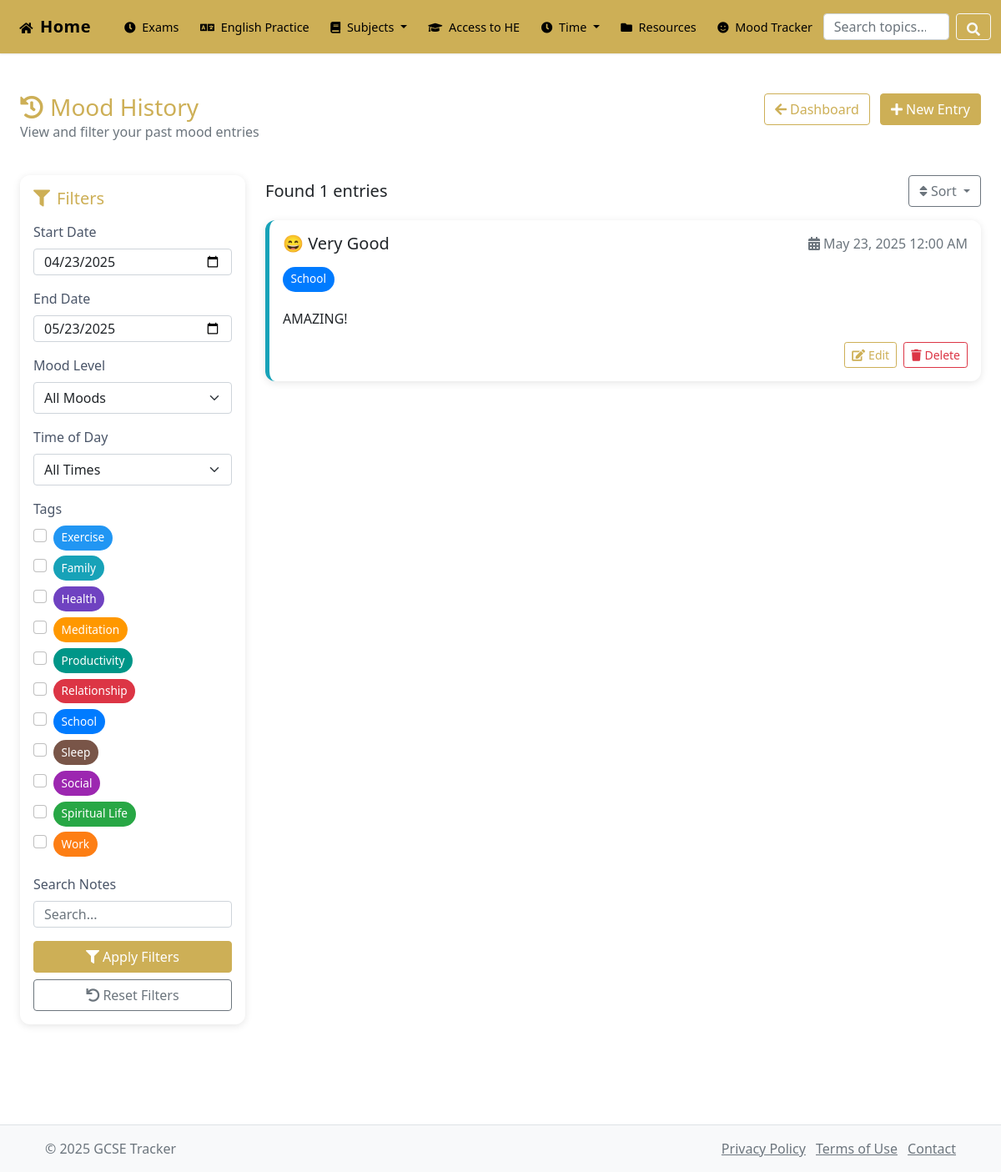
/pages/mood_tracking/history.php, run on the app's committed database.
### tables this page shows
CREATE TABLE `mood_tags` (
  `id` int(11) NOT NULL,
  `name` varchar(50) NOT NULL,
  `category` varchar(50) DEFAULT NULL,
  `color` varchar(7) DEFAULT '#6c757d',
  `created_at` timestamp NOT NULL DEFAULT current_timestamp()
);

CREATE TABLE `mood_entries` (
  `id` int(11) NOT NULL,
  `date` datetime NOT NULL DEFAULT current_timestamp(),
  `mood_level` tinyint(1) NOT NULL COMMENT 'Scale of 1-5 (1=very low, 5=very high)',
  `notes` text DEFAULT NULL,
  `created_at` timestamp NOT NULL DEFAULT current_timestamp(),
  `updated_at` timestamp NOT NULL DEFAULT current_timestamp() ON UPDATE current_timestamp()
);

### pages/mood_tracking/includes/functions.php (called while the page is built, shortened)
<?php
require_once $_SERVER['DOCUMENT_ROOT'] . '/config/db_connect.php';
function getMoodEntries($start_date = null, $end_date = null, $mood_level = null, $tag_ids = [], $time_of_day = null, $search = null) {
    global $conn;
    try {
        $query = "SELECT DISTINCT m.* FROM mood_entries m";
        $query .= " WHERE 1=1";
        $params = [];
        $types = "";
        if ($start_date) {
            $query .= " AND DATE(m.date) >= ?";
            $params[] = $start_date;
            $types .= "s";
        }
        if ($end_date) {
            $query .= " AND DATE(m.date) <= ?";
            $params[] = $end_date;
            $types .= "s";
        }
        $query .= " ORDER BY m.date DESC";
        $stmt = $conn->prepare($query);
        if (!empty($params)) {
            $stmt->bind_param($types, ...$params);
        }
        $stmt->execute();
        $result = $stmt->get_result();
        $mood_entries = [];
        while ($entry = $result->fetch_assoc()) {
            $tag_query = "SELECT t.*
                         FROM mood_tags t
                         JOIN mood_entry_tags met ON t.id = met.tag_id
                         WHERE met.mood_entry_id = ?";
            $tag_stmt = $conn->prepare($tag_query);
            $tag_stmt->bind_param("i", $entry['id']);
            $tag_stmt->execute();
            $tag_result = $tag_stmt->get_result();
            $entry['tags'] = [];
            while ($tag = $tag_result->fetch_assoc()) {
                $entry['tags'][] = $tag;
            }
            $mood_entries[] = $entry;
        }
        return $mood_entries;
    } catch (Exception $e) {
        error_log("Error getting mood entries: " . $e->getMessage());
        return false;
    }
}
function getMoodTags($category = null) {
    global $conn;
    try {
        $query = "SELECT * FROM mood_tags WHERE 1=1";
        $query .= " ORDER BY name ASC";
        $stmt = $conn->prepare($query);
        $stmt->execute();
        $result = $stmt->get_result();
        $tags = [];
        while ($tag = $result->fetch_assoc()) {
            $tags[] = $tag;
        }
        return $tags;
    } catch (Exception $e) {
        error_log("Error getting mood tags: " . $e->getMessage());
        return false;
    }
}
function getMoodLevelText($level) {
    switch (intval($level)) {
        case 5:
            return 'Very Good';
    }
}

### pages/mood_tracking/history.php (the view, shortened to what this page needs)
<?php
require_once __DIR__ . '/includes/functions.php';
require_once __DIR__ . '/../../includes/header.php';
$start_date = isset($_GET['start_date']) ? $_GET['start_date'] : date('Y-m-d', strtotime('-30 days'));
$end_date = isset($_GET['end_date']) ? $_GET['end_date'] : date('Y-m-d');
$mood_level = isset($_GET['mood_level']) ? intval($_GET['mood_level']) : null;
$tag_ids = isset($_GET['tags']) && !empty($_GET['tags']) ? explode(',', $_GET['tags']) : [];
$time_of_day = isset($_GET['time_of_day']) ? $_GET['time_of_day'] : null;
$search = isset($_GET['search']) ? trim($_GET['search']) : null;
$entries = getMoodEntries($start_date, $end_date, $mood_level, $tag_ids, $time_of_day, $search);
$all_tags = getMoodTags();
?>
<div class="container-fluid py-4">
    <div class="row mb-4">
        <div class="col-md-8">
            <h1 class="h3 mb-0" style="color: var(--accent-color);">
                <i class="fas fa-history me-2"></i>Mood History
            </h1>
            <p class="text-muted">View and filter your past mood entries</p>
        </div>
        <div class="col-md-4 text-md-end text-center mt-3 mt-md-0">
            <a href="index.php" class="btn btn-outline-accent me-2">
                <i class="fas fa-arrow-left me-1"></i>Dashboard
            </a>
            <a href="entry.php" class="btn btn-accent">
                <i class="fas fa-plus me-1"></i>New Entry
            </a>
        </div>
    </div>
    <div class="row">
        <div class="col-lg-3 col-md-4 mb-4">
            <div class="history-card filter-card">
                <div class="card-body">
                    <h5 class="card-title mb-3" style="color: var(--accent-color);">
                        <i class="fas fa-filter me-2"></i>Filters
                    </h5>
                    <form id="filter_form" method="GET" action="history.php">
                        <div class="mb-3">
                            <label for="start_date" class="form-label">Start Date</label>
                            <input type="date" class="form-control" id="start_date" name="start_date" value="<?php echo $start_date; ?>">
                        </div>
                        <div class="mb-3">
                            <label for="end_date" class="form-label">End Date</label>
                            <input type="date" class="form-control" id="end_date" name="end_date" value="<?php echo $end_date; ?>">
                    </div>
                        <div class="mb-3">
                            <label for="mood_level" class="form-label">Mood Level</label>
                            <select class="form-select" id="mood_level" name="mood_level">
                                <option value="">All Moods</option>
                        </select>
                    </div>
                        <div class="mb-3">
                            <label for="time_of_day" class="form-label">Time of Day</label>
                            <select class="form-select" id="time_of_day" name="time_of_day">
                                <option value="">All Times</option>
                        </select>
                    </div>
                        <?php if (!empty($all_tags)): ?>
                            <div class="mb-3">
                                <label class="form-label">Tags</label>
                                <div class="tag-selector">
                                    <?php foreach ($all_tags as $tag): ?>
                                        <div class="form-check">
                                            <input class="form-check-input tag-checkbox" type="checkbox"
                                                   id="tag_<?php echo $tag['id']; ?>"
                                                   value="<?php echo $tag['id']; ?>"
                                                   <?php echo in_array($tag['id'], $tag_ids) ? 'checked' : ''; ?>>
                                            <label class="form-check-label" for="tag_<?php echo $tag['id']; ?>">
                                                <span class="tag-badge" style="background-color: <?php echo $tag['color']; ?>">
                                <?php echo htmlspecialchars($tag['name']); ?>
                            </span>
                                            </label>
                                        </div>
                            <?php endforeach; ?>
                        </div>
                    </div>
                        <?php endif; ?>
                        <div class="mb-3">
                            <label for="search" class="form-label">Search Notes</label>
                            <input type="text" class="form-control" id="search" name="search" value="<?php echo $search; ?>" placeholder="Search...">
                    </div>
                        <div class="d-grid gap-2">
                            <button type="submit" class="btn btn-accent">
                                <i class="fas fa-filter me-1"></i>Apply Filters
                            </button>
                            <button type="button" class="btn btn-outline-secondary" onclick="resetFilters()">
                                <i class="fas fa-undo me-1"></i>Reset Filters
                            </button>
                        </div>
                    </form>
                    </div>
            </div>
        </div>
        <div class="col-lg-9 col-md-8">
            <?php if (!empty($entries)): ?>
                <div class="d-flex justify-content-between align-items-center mb-3">
                    <h5 class="mb-0">Found <?php echo count($entries); ?> entries</h5>
                    <div class="dropdown">
                        <button class="btn btn-outline-secondary dropdown-toggle" type="button" id="sortDropdown" data-bs-toggle="dropdown" aria-expanded="false">
                            <i class="fas fa-sort me-1"></i>Sort
                        </button>
            </div>
            </div>
                <div id="entries_container">
                    <?php foreach ($entries as $entry): ?>
                        <div class="history-card entry-card mood-<?php echo $entry['mood_level']; ?>" data-entry-id="<?php echo $entry['id']; ?>" data-entry-date="<?php echo $entry['date']; ?>" data-entry-mood="<?php echo $entry['mood_level']; ?>">
                            <div class="card-body">
                                <div class="d-flex flex-column flex-md-row justify-content-between align-items-md-center mb-3">
                                    <h5 class="card-title mb-2 mb-md-0">
                                        <?php
                                        $mood = $entry['mood_level'];
                                        $emoji = '';
                                        if ($mood == 5) $emoji = '😄';
                                        else if ($mood == 4) $emoji = '🙂';
                                        else if ($mood == 3) $emoji = '😐';
                                        else if ($mood == 2) $emoji = '😕';
                                        else $emoji = '😢';
                                        echo $emoji . ' ' . getMoodLevelText($mood);
                                        ?>
                                    </h5>
                                    <div class="text-muted">
                                        <i class="fas fa-calendar-alt me-1"></i><?php echo date('M j, Y g:i A', strtotime($entry['date'])); ?>
                            </div>
                        </div>
                                <?php if (!empty($entry['tags'])): ?>
                                    <div class="mb-3">
                                        <?php foreach ($entry['tags'] as $tag): ?>
                                            <span class="tag-badge" style="background-color: <?php echo $tag['color']; ?>">
                                                <?php echo htmlspecialchars($tag['name']); ?>
                                            </span>
                                        <?php endforeach; ?>
                                    </div>
                                <?php endif; ?>
                                <?php if (!empty($entry['notes'])): ?>
                                    <div class="card-text mb-3">
                                        <?php echo nl2br(htmlspecialchars($entry['notes'])); ?>
                                    </div>
                                <?php endif; ?>
                                <div class="d-flex justify-content-end">
                            <a href="entry.php?id=<?php echo $entry['id']; ?>" class="btn btn-sm btn-outline-accent me-2">
                                <i class="fas fa-edit me-1"></i>Edit
                            </a>
                                    <button type="button" class="btn btn-sm btn-outline-danger" onclick="deleteEntry(<?php echo $entry['id']; ?>)">
                                <i class="fas fa-trash me-1"></i>Delete
                            </button>
                        </div>
                    </div>
                        </div>
                    <?php endforeach; ?>
                </div>
            <?php endif; ?>
        </div>
    </div>
</div>
<?php
require_once __DIR__ . '/../../includes/footer.php';
?>

### assets/css/main.css (style rules this page uses)
:root { --primary-color: #3498db; --secondary-color: #2ecc71; --warning-color: #f39c12; --danger-color: #e74c3c; --light-color: #f8f9fa; --dark-color: #343a40; --gray-color: #6c757d; --border-color: #dee2e6; --shadow: 0 0.125rem 0.25rem rgba(0, 0, 0, 0.075); }
body { font-family: 'Segoe UI', Tahoma, Geneva, Verdana, sans-serif; color: #333; background-color: #f5f7fa; min-height: 100vh; display: flex; flex-direction: column; }

### assets/css/reports.css (style rules this page uses)
.card-body { padding: 1.5rem; }
.form-label { font-weight: 500; color: #4a5568; }
.form-select, .form-control { border-radius: 0.5rem; border: 1px solid #e2e8f0; padding: 0.75rem 1rem; }

### pages/EnglishPractice/style.css (style rules this page uses)
:root { --english-primary: #0d6efd; --english-secondary: #6c757d; --english-light: #f8f9fa; --english-dark: #343a40; --english-border: #dee2e6; --english-border-radius: 0.375rem; --english-card-bg: #ffffff; --english-card-shadow: 0 .125rem .25rem rgba(0,0,0,.075); }

### includes/header.php (style rules this page uses)
:root { --primary-color: #cdaf56; --primary-hover: #b89a45; --text-color: #000000; }
.form-control { border: none; background-color: rgba(0,0,0,0.05); border-radius: 16px; padding: 0.35rem 0.8rem; font-size: 0.85rem; width: 180px; transition: all 0.2s; height: 32px; }

### pages/mood_tracking/history.php (style rules this page uses)
:root { --accent-color: #cdaf56; --accent-color-light: #e0cb8c; --accent-color-dark: #b09339; }
.history-card { border: none; border-radius: 12px; box-shadow: 0 2px 10px rgba(0,0,0,0.1); transition: all 0.3s ease; margin-bottom: 1.5rem; }
.filter-card { position: sticky; top: 20px; }
.entry-card { border-left: 5px solid var(--accent-color); transition: transform 0.2s ease; }
.entry-card.mood-5 { border-left-color: #17a2b8; }
.tag-badge { display: inline-block; padding: 0.3rem 0.6rem; border-radius: 50rem; font-size: 0.85rem; font-weight: 500; color: #fff; margin-right: 0.3rem; margin-bottom: 0.3rem; }
.btn-accent { background-color: var(--accent-color); border-color: var(--accent-color); color: #fff; }
.btn-outline-accent { color: var(--accent-color); border-color: var(--accent-color); }

### data on the page
mood_tags: name "Exercise"
mood_tags: name "Family"
mood_tags: name "Health"
mood_tags: name "Meditation"
mood_tags: name "Productivity"
mood_tags: name "Relationship"
mood_tags: name "School"
mood_tags: name "Sleep"
mood_tags: name "Social"
mood_tags: name "Spiritual Life"
mood_tags: name "Work"
mood_entries: mood_level "😄", mood_level "Very Good", date "May 23, 2025 12:00 AM", notes "AMAZING!"

### other printed values
count($entries) "1"
